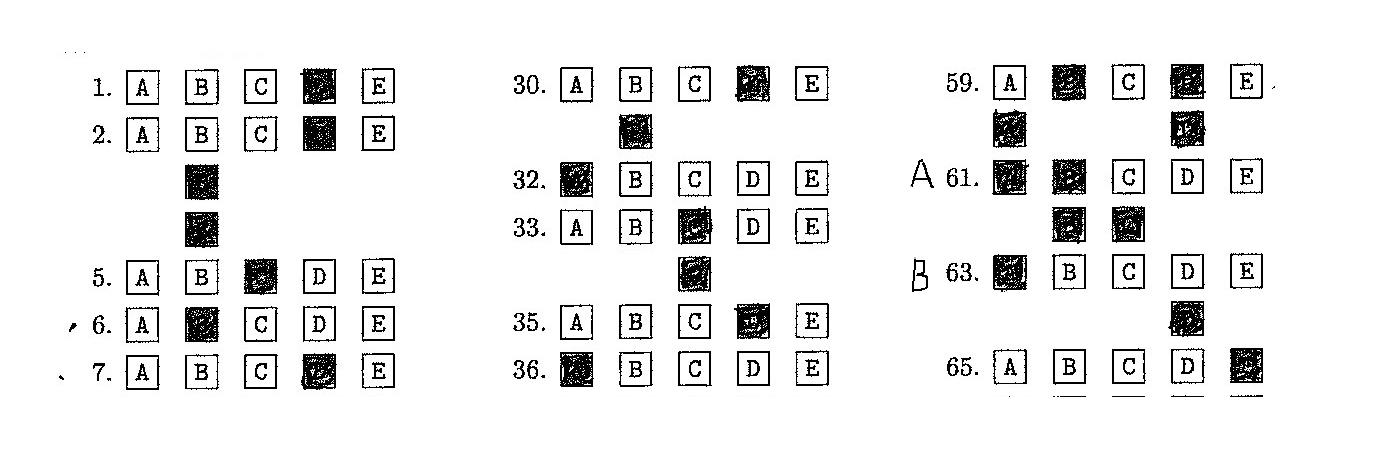
#> input picture docs/template_matching_examples/corrupted_example.png, 1378 x 464 px, found by its file name
$ python apply_kernel_to_image_vary_threshold.py
#> lines starting #> are read from the running program, lines starting #| are printed output that depends on the picture; after the words box and inside, x2 and y2 are one past the last pixel; in counts of white or black regions, pixels touching at a corner belong together
#> (reads classify/model.pkl from the repository)
#> further down, im_raw is the input picture: PIL image 1378x464 L; min 0, max 255, mean 236.4
### template_matching/template_matching.py
# template_matching.py: Methods for finding templates in a bigger image.
# Computer Vision - CSCI-B 657 - Spring 2022

# Copyright © 2022 Alexander L. Hayes (hayesall)
# Copyright © 2019, the scikit-image team
# All rights reserved.

# Redistribution and use in source and binary forms, with or without
# modification, are permitted provided that the following conditions are
# met:

# 1. Redistributions of source code must retain the above copyright
#    notice, this list of conditions and the following disclaimer.
# 2. Redistributions in binary form must reproduce the above copyright
#    notice, this list of conditions and the following disclaimer in
#    the documentation and/or other materials provided with the
#    distribution.
# 3. Neither the name of skimage nor the names of its contributors may be
#    used to endorse or promote products derived from this software without
#    specific prior written permission.

# THIS SOFTWARE IS PROVIDED BY THE AUTHOR ``AS IS'' AND ANY EXPRESS OR
# IMPLIED WARRANTIES, INCLUDING, BUT NOT LIMITED TO, THE IMPLIED
# WARRANTIES OF MERCHANTABILITY AND FITNESS FOR A PARTICULAR PURPOSE ARE
# DISCLAIMED. IN NO EVENT SHALL THE AUTHOR BE LIABLE FOR ANY DIRECT,
# INDIRECT, INCIDENTAL, SPECIAL, EXEMPLARY, OR CONSEQUENTIAL DAMAGES
# (INCLUDING, BUT NOT LIMITED TO, PROCUREMENT OF SUBSTITUTE GOODS OR
# SERVICES; LOSS OF USE, DATA, OR PROFITS; OR BUSINESS INTERRUPTION)
# HOWEVER CAUSED AND ON ANY THEORY OF LIABILITY, WHETHER IN CONTRACT,
# STRICT LIABILITY, OR TORT (INCLUDING NEGLIGENCE OR OTHERWISE) ARISING
# IN ANY WAY OUT OF THE USE OF THIS SOFTWARE, EVEN IF ADVISED OF THE
# POSSIBILITY OF SUCH DAMAGE.

"""
Overview
--------

Methods for performing "template matching," or finding things that
are similar to a "template image" (R) in a "search image" (I).

See: "Principles of Digital Image Processing: Core Algorithms,"
Chapter 11, Comparing Images, pp. 258-264.

Implementation Notes
--------------------

I implemented the ``match_correlation_coefficient`` function.
This should be equivalent to the correlation coefficient definition
from Chapter 11, p. 262; however, this is so painfully slow that that
I was strongly considering replacing it with a Rust implementation.

When I peaked into whether template matching existed in off-the-shelf libraries,
scikit-image had one that was significantly faster, but uses a
fast fourier transform convolution and some clever vectorization
tricks that I'm less familiar with.

The ``match_template`` function below is almost identical to the one
implemented in ``scikit-image``. I've included the copyright
statement above,
"""

import math
import numpy as np
from scipy.signal import fftconvolve


# [51 lines left out: function match_correlation_coefficient, not called in this run]


def match_template(image, template):
    """Match a template to an image using normalized correlation.
    The output is an array with values between -1.0 and 1.0. The value at a
    given position corresponds to the correlation coefficient between the image
    and the template.

    Parameters
    ----------

    image : (M, N[, D]) array
        Input image.
    template : (m, n[, d]) array
        Template to locate. It must be `(m <= M, n <= N[, d <= D])`.

    Returns
    -------
    output : array
        Response image with correlation coefficients.

    Notes
    -----

    Details on the cross-correlation are presented in [1]_. This implementation
    uses FFT convolutions of the image and the template. Reference [2]_
    presents similar derivations but the approximation presented in this
    reference is not used in our implementation.

    References
    ----------
    .. [1] J. P. Lewis, "Fast Normalized Cross-Correlation", Industrial Light
           and Magic.
    .. [2] Briechle and Hanebeck, "Template Matching using Fast Normalized
           Cross Correlation", Proceedings of the SPIE (2001).
           :DOI:`10.1117/12.421129`
    """

    # Academic Integrity Statement: notes below this were based on the
    # `scikit-image` implementation of template matching. The version
    # implemented above works but it significantly slower.
    # Alexander has included additional discussion about this in the
    # "Implementation Notes" section above.

    def _window_sum_2d(image, window_shape):

        window_sum = np.cumsum(image, axis=0)
        window_sum = (window_sum[window_shape[0]:-1] - window_sum[:-window_shape[0] - 1])

        window_sum = np.cumsum(window_sum, axis=1)
        window_sum = (window_sum[:, window_shape[1]:-1] - window_sum[:, :-window_shape[1] - 1])

        return window_sum

    if image.ndim < template.ndim:
        raise ValueError("Dimensionality of template must be less than or "
                         "equal to the dimensionality of image.")
    if np.any(np.less(image.shape, template.shape)):
        raise ValueError("Image must be larger than template.")

    image_shape = image.shape

    image = image.astype(np.float64, copy=False)

    pad_width = tuple((width, width) for width in template.shape)
    image = np.pad(image, pad_width=pad_width, mode='constant', constant_values=0)
#> image: shape (480, 1418) float64

    image_window_sum = _window_sum_2d(image, template.shape)
#> in _window_sum_2d, `window_sum = np.cumsum(image, axis=0)`:
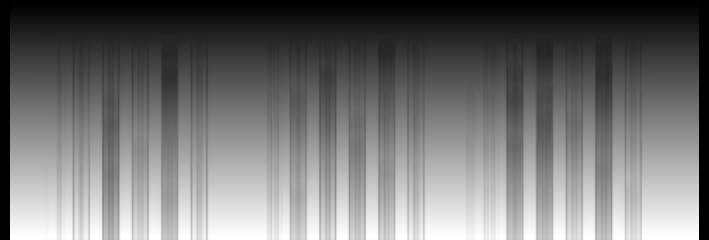
#> window_sum: shape (480, 1418) float64 (shown at 1/2 size); min 0, max 118320, mean 53231.6; drawn with min black and max white
#> in _window_sum_2d, `window_sum = np.cumsum(window_sum, axis=1)`:
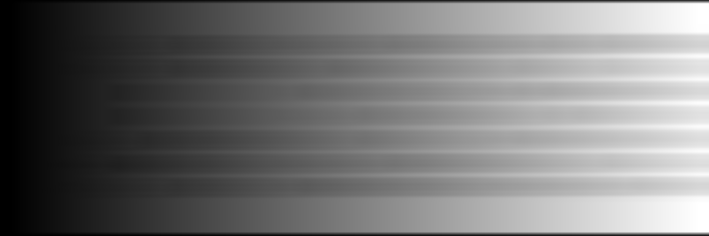
#> window_sum: shape (471, 1418) float64 (shown at 1/2 size); min 0, max 2811120, mean 1284780.9; drawn with min black and max white
    image_window_sum2 = _window_sum_2d(image ** 2, template.shape)

    template_mean = template.mean()
    template_volume = math.prod(template.shape)
    template_ssd = np.sum((template - template_mean) ** 2)

    xcorr = fftconvolve(image, template[::-1, ::-1], mode="valid")[1:-1, 1:-1]

    numerator = xcorr - image_window_sum * template_mean

    denominator = image_window_sum2
    np.multiply(image_window_sum, image_window_sum, out=image_window_sum)
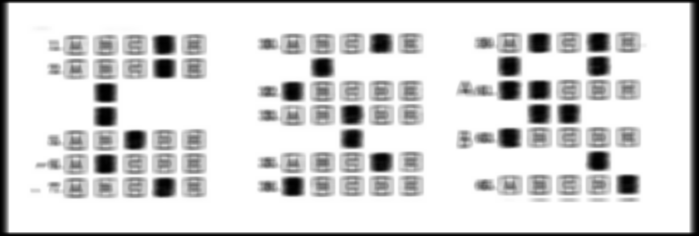
#> image_window_sum: shape (471, 1397) float64 (shown at 1/2 size); min 65025, max 1.66e+09, mean 1.41e+09; drawn with min black and max white
    np.divide(image_window_sum, template_volume, out=image_window_sum)
    denominator -= image_window_sum
    denominator *= template_ssd
    np.maximum(denominator, 0, out=denominator)
    np.sqrt(denominator, out=denominator)
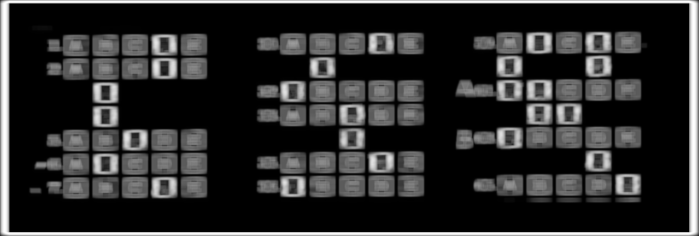
#> denominator: shape (471, 1397) float64 (shown at 1/2 size); min 0, max 761374.7, mean 133038.2; drawn with min black and max white

    response = np.zeros_like(xcorr, dtype=np.float64)

    mask = denominator > np.finfo(np.float64).eps
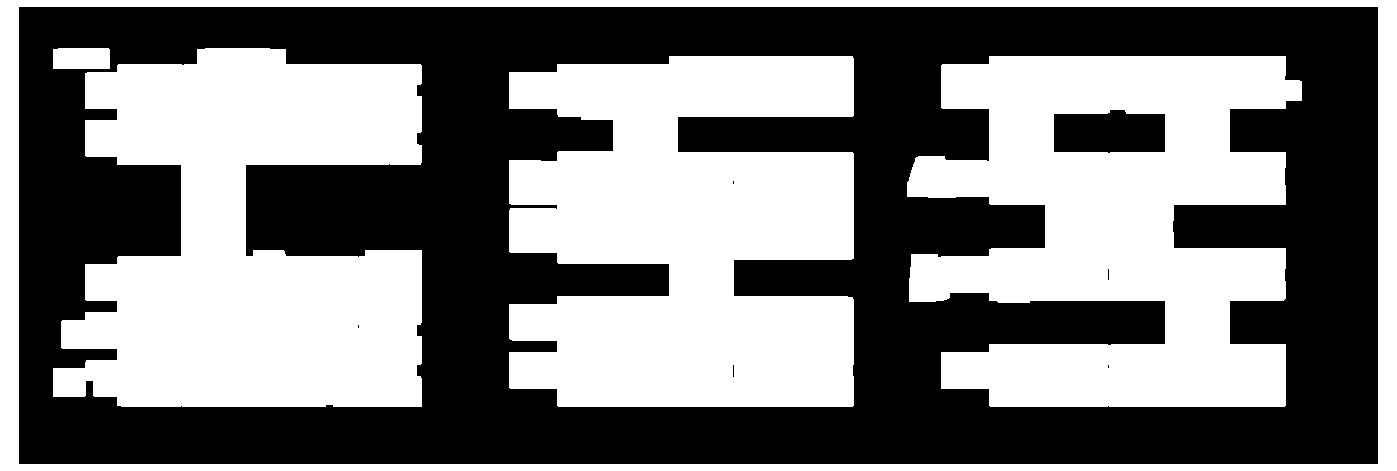
#> mask: shape (471, 1397) bool; 48.3% white; 5 white regions, box (x1, y1, x2, y2) and area: (509, 56, 854, 407) 97054, (53, 48, 422, 407) 91871, (907, 56, 1302, 407) 91022, (0, 0, 1397, 471) 36924, (53, 48, 110, 69) 1191

    response[mask] = numerator[mask] / denominator[mask]
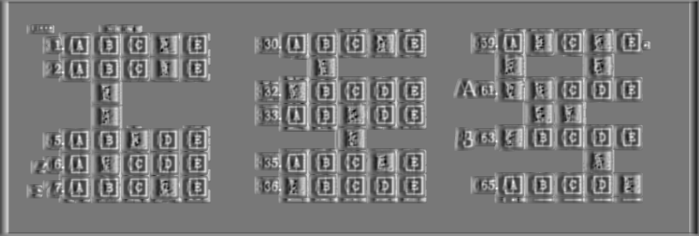
#> response: shape (471, 1397) float64 (shown at 1/2 size); min -0.869, max 0.969, mean 0.00871; drawn with min black and max white

    slices = []
    for i in range(template.ndim):
        d0 = template.shape[i] - 1
        d1 = d0 + image_shape[i] - template.shape[i] + 1
        slices.append(slice(d0, d1))

    return response[tuple(slices)]
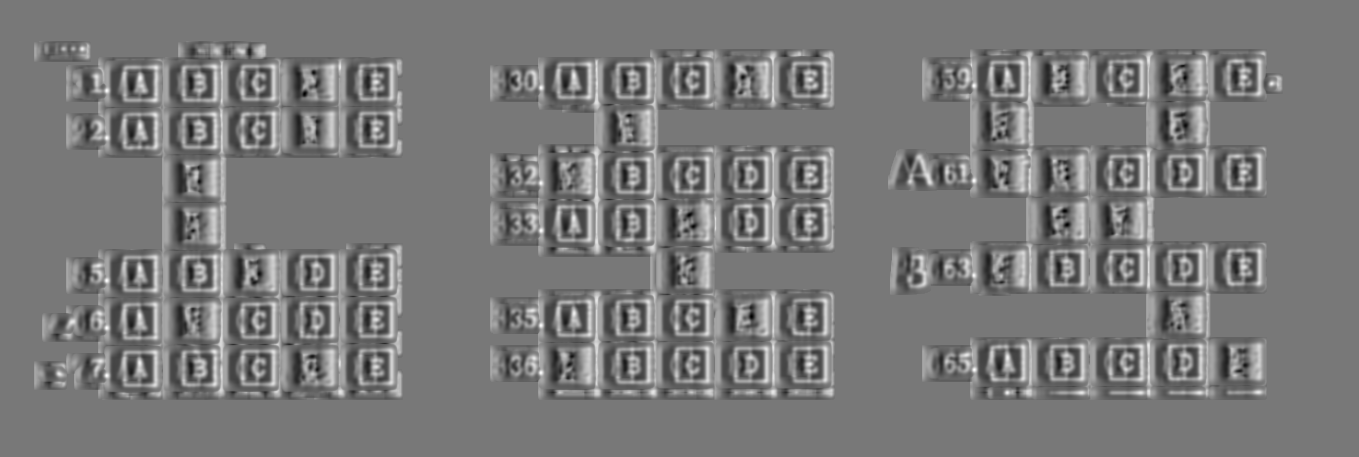
#> returned value: shape (457, 1359) float64; min -0.869, max 0.969, mean 0.00923; drawn with min black and max white

### template_matching/kernels.py
# kernels.py: Interesting kernels to use as templates.
# Computer Vision - CSCI-B 657 - Spring 2022

# MIT License

# Copyright © 2022 Alexander L. Hayes (hayesall)

# Permission is hereby granted, free of charge, to any person obtaining a copy
# of this software and associated documentation files (the "Software"), to deal
# in the Software without restriction, including without limitation the rights
# to use, copy, modify, merge, publish, distribute, sublicense, and/or sell
# copies of the Software, and to permit persons to whom the Software is
# furnished to do so, subject to the following conditions:

# The above copyright notice and this permission notice shall be included in all
# copies or substantial portions of the Software.

# THE SOFTWARE IS PROVIDED "AS IS", WITHOUT WARRANTY OF ANY KIND, EXPRESS OR
# IMPLIED, INCLUDING BUT NOT LIMITED TO THE WARRANTIES OF MERCHANTABILITY,
# FITNESS FOR A PARTICULAR PURPOSE AND NONINFRINGEMENT. IN NO EVENT SHALL THE
# AUTHORS OR COPYRIGHT HOLDERS BE LIABLE FOR ANY CLAIM, DAMAGES OR OTHER
# LIABILITY, WHETHER IN AN ACTION OF CONTRACT, TORT OR OTHERWISE, ARISING FROM,
# OUT OF OR IN CONNECTION WITH THE SOFTWARE OR THE USE OR OTHER DEALINGS IN THE
# SOFTWARE.

"""
A collection of interesting templates for the "row finding" problem.

Summary
-------

I didn't think of obvious names for these things, so the numbering scheme is
based on the order I tried them in. ``k3`` was the one I stopped with since
it seemed like the one that produced the fewest false positives in practice.

- k1: A period and a small vertical line.
- k2: The square period kernel.
- k3: A roundish period + full edge kernel.

Methods
-------

- ``make_k1()``: Return the k1 kernel.
- ``make_k2()``: Return the k2 kernel.
- ``make_k3()``: Return the k3 kernel.
- ``blur_kernel()``: Convolve an input kernel with a Gaussian blur filter.

Usage
-----

In practice, it seems like ``k3`` with a Gaussian blur is the best choice.

.. code-block:: python

    from template_matching.kernels import make_k3, blur_kernel

    kernel = blur_kernel(make_k3())
"""

from .filters import blur_filter
import numpy as np
from scipy.ndimage import convolve1d


def make_k1():
    """k1: A period and a small vertical line."""

    k1 = np.ones((8, 20))
    k1[:, 19:] = 0
    k1[3:6, 1:4] = 0
    k1[2, 2] = 0
    k1[3, 4] = 0
    k1 *= 255

    return k1


# [23 lines left out: functions make_k2, make_k3, not called in this run]


def blur_kernel(kernel):
    """Convolve an input kernel with a Gaussian blur filter."""

    return convolve1d(
        convolve1d(
            kernel,
            blur_filter,
            mode='constant',
            cval=255.0,
            axis=1),
        blur_filter,
        mode='constant',
        cval=255.0,
        axis=0,
    )

### classify/rule_based.py
# Copyright 2022 Alexander L. Hayes
# Computer Vision - CSCI-B 657 - Spring 2022
# MIT License

"""
A set of hand-crafted rules that decides whether a snippet from an image is
A/B/C/D/E or combinations of those.
"""

from .naive_bayes import NaiveBayesClassifier
from .utils import make_crop, split_crop, split_right, onehot_to_label
import numpy as np


# [9 lines left out: function silly_classify, not called in this run]


class RuleBasedIdentifier:
    """A rule-based system for producing '44 ABC x' from an image."""

    def __init__(self, model_path="classify/model.pkl"):
        try:
            self.model = NaiveBayesClassifier.load(model_path)
        except FileNotFoundError:
            raise RuntimeError(
                "Could not instantiate `RuleBasedIdentifier`."
                "\n\n\t`classify/model.pkl` not found.\n\n"
                "\tEither run `fit_model.py` to create a `model.pkl`,\n"
                "\tor check the `model_path=` parameter in "
                "`RuleBasedIdentifier`:\n\n"
                "\t```\n"
                "\tRuleBasedIdentifier(model_path='classify/model.pkl')\n"
                "\t```"
            )

    # [32 lines left out: function identify, not called in this run]

### classify/naive_bayes.py
# naive_bayes.py: Learning and inference with Multinomial Naive Bayes classifiers.
# Copyright © 2021-2022 Alexander L. Hayes
# Computer Vision - CSCI-B 657 - Spring 2022

# MIT License

# Copyright © 2022 Alexander L. Hayes (hayesall)

# Permission is hereby granted, free of charge, to any person obtaining a copy
# of this software and associated documentation files (the "Software"), to deal
# in the Software without restriction, including without limitation the rights
# to use, copy, modify, merge, publish, distribute, sublicense, and/or sell
# copies of the Software, and to permit persons to whom the Software is
# furnished to do so, subject to the following conditions:

# The above copyright notice and this permission notice shall be included in all
# copies or substantial portions of the Software.

# THE SOFTWARE IS PROVIDED "AS IS", WITHOUT WARRANTY OF ANY KIND, EXPRESS OR
# IMPLIED, INCLUDING BUT NOT LIMITED TO THE WARRANTIES OF MERCHANTABILITY,
# FITNESS FOR A PARTICULAR PURPOSE AND NONINFRINGEMENT. IN NO EVENT SHALL THE
# AUTHORS OR COPYRIGHT HOLDERS BE LIABLE FOR ANY CLAIM, DAMAGES OR OTHER
# LIABILITY, WHETHER IN AN ACTION OF CONTRACT, TORT OR OTHERWISE, ARISING FROM,
# OUT OF OR IN CONNECTION WITH THE SOFTWARE OR THE USE OR OTHER DEALINGS IN THE
# SOFTWARE.


"""
Multiclass-class Naive Bayes Classifier

Overview
--------

Here is a flavor for how the syntax works (this should look familiar if you've
used ``scikit-learn`` before):

.. code-block:: python

    >>> from classify.naive_bayes import NaiveBayesClassifier
    >>> clf = NaiveBayesClassifier(alpha=1)
    >>> clf.fit(X_train, y_train)
    NaiveBayesClassifier(alpha=1)
    >>> clf.predict(X_test)
    [1 1 1 ... 0 0 0]

Academic Integrity Statement
----------------------------

Alexander L. Hayes originally wrote a two-class version of this for
Assignment 2 in David Crandall's "Artificial Intelligence" course in
Spring 2021, and submitted an N-class version that was almost
identical to portions of this for Assignment 3.
(https://github.iu.edu/cs-b551-sp2021/jkumari-jerpark-hayesall-a3)

Attribution
-----------

I was familiar with the Naive Bayes implementations from ``scikit-learn``.
This implements a N-class classification method similar to
``MultinomialNB``, and borrows some of the attribute and method names
from their documentation
(https://scikit-learn.org/stable/modules/generated/sklearn.naive_bayes.MultinomialNB.html).
I did not look at their code before/after implementing.

Gautam Kunapuli (one of Alexander's mentors) has a set of slides on Multinomial
Naive Bayes that Alexander looked at while implementing.
(https://gkunapuli.github.io/files/cs6375/09-NaiveBayes.pdf)

The "simple" example was pulled from Dan Jurafsky's slides on "Text
Classification and Naive Bayes." My first pass at implementing had a bug in it
(I missed taking the logarithm of the prior) and I debugged using the
conditional probabilities worked out on Slide 41.
(http://web.stanford.edu/~jurafsky/slp3/slides/7_NB.pdf#page=41)
"""

import pickle
import numpy as np


class NaiveBayesClassifier:
    """Multiclass NaiveBayesClassifier

    alpha :
        Laplace correction value (Default: 0.0)
    prior : None or array-like
        If None: fit the prior with data
    """

    # [13 lines left out: functions __init__, save, not called in this run]

    @staticmethod
    def load(pklfile):
        """Return an instance of NaiveBayesClassifier from a saved pickle file."""
        with open(pklfile, "rb") as f:
            return pickle.load(f)

    # [18 lines left out: function fit, not called in this run]

    def predict(self, X):
        return np.argmax(np.log(self.priors) + np.dot(X, self.probs.T), axis=1)

    # [7 lines left out: function __repr__, not called in this run]

### docs/template_matching_examples/visualization_scripts/apply_kernel_to_image_vary_threshold.py
from template_matching.template_matching import match_template
from template_matching.kernels import make_k1, make_k2, make_k3, blur_kernel
from template_matching.filters import blur_filter

from classify.utils import split_crop
from classify.utils import make_crop
from classify.rule_based import RuleBasedIdentifier

import matplotlib.pyplot as plt


from PIL import Image

import numpy as np
from scipy.ndimage import convolve1d
from scipy.signal import find_peaks
from template_matching.template_matching import match_template
from template_matching.kernels import make_k1, make_k2, make_k3, blur_kernel
from template_matching.filters import blur_filter

from classify.utils import split_crop
from classify.utils import make_crop
from classify.rule_based import RuleBasedIdentifier

import matplotlib.pyplot as plt
from moviepy.editor import VideoClip
from moviepy.video.io.bindings import mplfig_to_npimage
from matplotlib import rc


from PIL import Image

import numpy as np
from scipy.ndimage import convolve1d
from scipy.signal import find_peaks


def is_local_max(Q, u, v):
    return Q[u, v] == np.max(Q[u-3:u+5, v-3:v+5])


# [12 lines left out: function collect_local_maxima, not called in this run]


def nan_helper(y):
    return np.isnan(y), lambda z: z.nonzero()[0]


# [84 lines left out: functions oned_signal, interpolate_answers, not called in this run]


rbi = RuleBasedIdentifier()

im_raw = Image.open("corrupted_example.png")
im = np.array(im_raw)

A = convolve1d(convolve1d(im, blur_filter, axis=1), blur_filter, axis=0)


# [10 lines left out: function save_image, not called in this run]

# save_image(output, "OUTPUT.png")

# coordinates = interpolate_answers(output)

########################
## Visualization Code ##
########################

rc('font', **{'family': 'monospace'})

kernel = blur_kernel(make_k1())
out = match_template(A, kernel)

fig, (ax0, ax1) = plt.subplots(2, 1, figsize=(8, 4))
plt.tight_layout()

# Total = DURATION × FPS
DURATION = 10
FPS = 10

# [19 lines left out: function make_frame, not called in this run]

#> (the run stopped early here; a loop or call above may not have finished)
